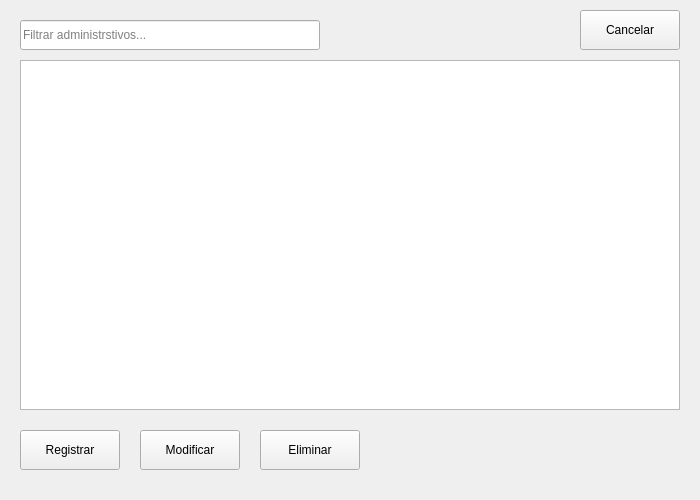
<?xml version="1.0" encoding="UTF-8"?>
<ui version="4.0">
 <class>GestionarMonitores</class>
 <widget class="QWidget" name="GestionarMonitores">
  <property name="geometry">
   <rect>
    <x>0</x>
    <y>0</y>
    <width>700</width>
    <height>500</height>
   </rect>
  </property>
  <property name="windowTitle">
   <string>Gestión de Administrativos</string>
  </property>
  <widget class="QLineEdit" name="filterLineEdit">
   <property name="geometry">
    <rect>
     <x>20</x>
     <y>20</y>
     <width>300</width>
     <height>30</height>
    </rect>
   </property>
   <property name="placeholderText">
    <string>Filtrar administrstivos...</string>
   </property>
  </widget>
  <widget class="QTableView" name="tableView">
   <property name="geometry">
    <rect>
     <x>20</x>
     <y>60</y>
     <width>660</width>
     <height>350</height>
    </rect>
   </property>
  </widget>
  <widget class="QPushButton" name="btnRegistrar">
   <property name="geometry">
    <rect>
     <x>20</x>
     <y>430</y>
     <width>100</width>
     <height>40</height>
    </rect>
   </property>
   <property name="text">
    <string>Registrar</string>
   </property>
  </widget>
  <widget class="QPushButton" name="btnModificar">
   <property name="geometry">
    <rect>
     <x>140</x>
     <y>430</y>
     <width>100</width>
     <height>40</height>
    </rect>
   </property>
   <property name="text">
    <string>Modificar</string>
   </property>
  </widget>
  <widget class="QPushButton" name="btnEliminar">
   <property name="geometry">
    <rect>
     <x>260</x>
     <y>430</y>
     <width>100</width>
     <height>40</height>
    </rect>
   </property>
   <property name="text">
    <string>Eliminar</string>
   </property>
  </widget>
  <widget class="QPushButton" name="btnCancelar">
   <property name="geometry">
    <rect>
     <x>580</x>
     <y>10</y>
     <width>100</width>
     <height>40</height>
    </rect>
   </property>
   <property name="text">
    <string>Cancelar</string>
   </property>
  </widget>
 </widget>
 <resources/>
 <connections/>
</ui>
